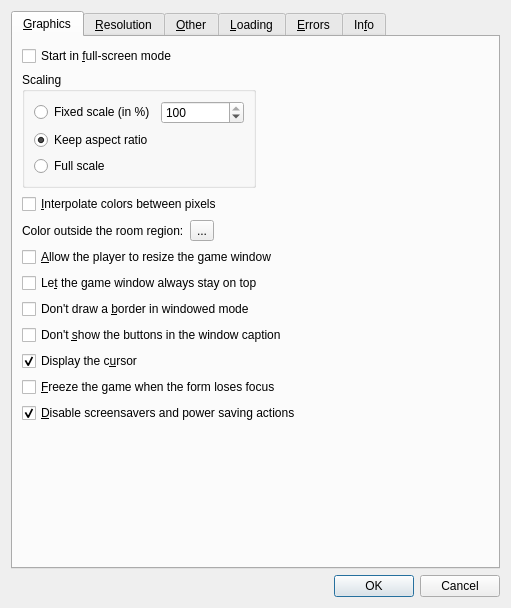
<?xml version="1.0" encoding="UTF-8"?>
<ui version="4.0">
 <class>GlobalGameSettingsDialog</class>
 <widget class="QDialog" name="GlobalGameSettingsDialog">
  <property name="geometry">
   <rect>
    <x>0</x>
    <y>0</y>
    <width>511</width>
    <height>608</height>
   </rect>
  </property>
  <property name="windowTitle">
   <string>Global Game Settings</string>
  </property>
  <layout class="QVBoxLayout" name="verticalLayout" stretch="1,0">
   <item>
    <widget class="QTabWidget" name="tabWidgetResolution">
     <property name="currentIndex">
      <number>0</number>
     </property>
     <widget class="QWidget" name="tabGraphics">
      <attribute name="title">
       <string>&amp;Graphics</string>
      </attribute>
      <layout class="QVBoxLayout" name="verticalLayout_2">
       <item>
        <widget class="QCheckBox" name="checkBoxFullscreen">
         <property name="text">
          <string>Start in &amp;full-screen mode</string>
         </property>
        </widget>
       </item>
       <item>
        <layout class="QHBoxLayout" name="horizontalLayout_2" stretch="1,1">
         <item>
          <widget class="QGroupBox" name="groupBoxScaling">
           <property name="title">
            <string>Scaling</string>
           </property>
           <layout class="QVBoxLayout" name="verticalLayout_3">
            <item>
             <layout class="QHBoxLayout" name="horizontalLayout_4">
              <item>
               <widget class="QRadioButton" name="radioButtonFixedScale">
                <property name="text">
                 <string>Fixed scale (in %)</string>
                </property>
               </widget>
              </item>
              <item>
               <widget class="QSpinBox" name="spinBox">
                <property name="maximum">
                 <number>100</number>
                </property>
                <property name="value">
                 <number>100</number>
                </property>
               </widget>
              </item>
             </layout>
            </item>
            <item>
             <widget class="QRadioButton" name="radioButtonKeepAspectRatio">
              <property name="text">
               <string>Keep aspect ratio</string>
              </property>
              <property name="checked">
               <bool>true</bool>
              </property>
             </widget>
            </item>
            <item>
             <widget class="QRadioButton" name="radioButtonFullScale">
              <property name="text">
               <string>Full scale</string>
              </property>
             </widget>
            </item>
           </layout>
          </widget>
         </item>
         <item>
          <spacer name="horizontalSpacer_2">
           <property name="orientation">
            <enum>Qt::Horizontal</enum>
           </property>
           <property name="sizeHint" stdset="0">
            <size>
             <width>40</width>
             <height>20</height>
            </size>
           </property>
          </spacer>
         </item>
        </layout>
       </item>
       <item>
        <widget class="QCheckBox" name="checkBoxInterpolateColors">
         <property name="text">
          <string>&amp;Interpolate colors between pixels</string>
         </property>
        </widget>
       </item>
       <item>
        <layout class="QHBoxLayout" name="horizontalLayout">
         <item>
          <widget class="QLabel" name="labelColorOutsideRoom">
           <property name="text">
            <string>Color outside the room region:</string>
           </property>
           <property name="buddy">
            <cstring>toolButtonColorOutside</cstring>
           </property>
          </widget>
         </item>
         <item>
          <widget class="QToolButton" name="toolButtonColorOutside">
           <property name="text">
            <string>...</string>
           </property>
          </widget>
         </item>
         <item>
          <spacer name="horizontalSpacer">
           <property name="orientation">
            <enum>Qt::Horizontal</enum>
           </property>
           <property name="sizeHint" stdset="0">
            <size>
             <width>40</width>
             <height>20</height>
            </size>
           </property>
          </spacer>
         </item>
        </layout>
       </item>
       <item>
        <widget class="QCheckBox" name="checkBoxAllowResize">
         <property name="text">
          <string>&amp;Allow the player to resize the game window</string>
         </property>
        </widget>
       </item>
       <item>
        <widget class="QCheckBox" name="checkBoxAlwaysOntop">
         <property name="text">
          <string>Le&amp;t the game window always stay on top</string>
         </property>
        </widget>
       </item>
       <item>
        <widget class="QCheckBox" name="checkBoxNoBorder">
         <property name="text">
          <string>Don't draw a &amp;border in windowed mode</string>
         </property>
        </widget>
       </item>
       <item>
        <widget class="QCheckBox" name="checkBoxNoWindowButtons">
         <property name="text">
          <string>Don't &amp;show the buttons in the window caption</string>
         </property>
        </widget>
       </item>
       <item>
        <widget class="QCheckBox" name="checkBoxDisplayCursor">
         <property name="text">
          <string>Display the c&amp;ursor</string>
         </property>
         <property name="checked">
          <bool>true</bool>
         </property>
        </widget>
       </item>
       <item>
        <widget class="QCheckBox" name="checkBoxFreezeOnFocusLost">
         <property name="text">
          <string>&amp;Freeze the game when the form loses focus</string>
         </property>
        </widget>
       </item>
       <item>
        <widget class="QCheckBox" name="checkBoxDisableScreensavers">
         <property name="text">
          <string>&amp;Disable screensavers and power saving actions</string>
         </property>
         <property name="checked">
          <bool>true</bool>
         </property>
        </widget>
       </item>
       <item>
        <spacer name="verticalSpacer">
         <property name="orientation">
          <enum>Qt::Vertical</enum>
         </property>
         <property name="sizeHint" stdset="0">
          <size>
           <width>20</width>
           <height>40</height>
          </size>
         </property>
        </spacer>
       </item>
      </layout>
     </widget>
     <widget class="QWidget" name="tabResolution">
      <attribute name="title">
       <string>&amp;Resolution</string>
      </attribute>
      <layout class="QVBoxLayout" name="verticalLayout_7">
       <item>
        <widget class="QCheckBox" name="checkBoxResolution">
         <property name="text">
          <string>Set the &amp;resolution of the screen</string>
         </property>
        </widget>
       </item>
       <item>
        <widget class="QWidget" name="widgetResolution" native="true">
         <property name="visible">
          <bool>false</bool>
         </property>
         <layout class="QHBoxLayout" name="horizontalLayoutResolution">
          <item>
           <layout class="QVBoxLayout" name="verticalLayoutColorDepth">
            <item>
             <widget class="QGroupBox" name="groupBoxColorDepth">
              <property name="title">
               <string>Color Depth</string>
              </property>
              <layout class="QVBoxLayout" name="verticalLayout_8">
               <item>
                <widget class="QRadioButton" name="radioButtonColorDepthNoChange">
                 <property name="text">
                  <string>No Change</string>
                 </property>
                 <property name="checked">
                  <bool>true</bool>
                 </property>
                </widget>
               </item>
               <item>
                <widget class="QRadioButton" name="radioButtonColorDepth16Bit">
                 <property name="text">
                  <string>16-bit</string>
                 </property>
                </widget>
               </item>
               <item>
                <widget class="QRadioButton" name="radioButtonColorDepth32Bit">
                 <property name="text">
                  <string>32-bit</string>
                 </property>
                </widget>
               </item>
              </layout>
             </widget>
            </item>
            <item>
             <spacer name="verticalSpacerColorDepth">
              <property name="orientation">
               <enum>Qt::Vertical</enum>
              </property>
              <property name="sizeHint" stdset="0">
               <size>
                <width>20</width>
                <height>40</height>
               </size>
              </property>
             </spacer>
            </item>
           </layout>
          </item>
          <item>
           <layout class="QVBoxLayout" name="verticalLayoutResolution">
            <item>
             <widget class="QGroupBox" name="groupBoxResolution">
              <property name="title">
               <string>Resolution</string>
              </property>
              <layout class="QVBoxLayout" name="verticalLayout_9">
               <item>
                <widget class="QRadioButton" name="radioButtonResolutionNoChange">
                 <property name="text">
                  <string>No Change</string>
                 </property>
                 <property name="checked">
                  <bool>true</bool>
                 </property>
                </widget>
               </item>
               <item>
                <widget class="QRadioButton" name="radioButtonResolution320x240">
                 <property name="text">
                  <string>320x240</string>
                 </property>
                </widget>
               </item>
               <item>
                <widget class="QRadioButton" name="radioButtonResolution640x480">
                 <property name="text">
                  <string>640x480</string>
                 </property>
                </widget>
               </item>
               <item>
                <widget class="QRadioButton" name="radioButtonResolution800x600">
                 <property name="text">
                  <string>800x600</string>
                 </property>
                </widget>
               </item>
               <item>
                <widget class="QRadioButton" name="radioButtonResolution1024x768">
                 <property name="text">
                  <string>1024x768</string>
                 </property>
                </widget>
               </item>
               <item>
                <widget class="QRadioButton" name="radioButtonResolution1280x1024">
                 <property name="text">
                  <string>1280x1024</string>
                 </property>
                </widget>
               </item>
               <item>
                <widget class="QRadioButton" name="radioButtonResolution1600x1200">
                 <property name="text">
                  <string>RadioButton</string>
                 </property>
                </widget>
               </item>
              </layout>
             </widget>
            </item>
            <item>
             <spacer name="verticalSpacerResolution">
              <property name="orientation">
               <enum>Qt::Vertical</enum>
              </property>
              <property name="sizeHint" stdset="0">
               <size>
                <width>20</width>
                <height>40</height>
               </size>
              </property>
             </spacer>
            </item>
           </layout>
          </item>
          <item>
           <layout class="QVBoxLayout" name="verticalLayoutFrequency">
            <item>
             <widget class="QGroupBox" name="groupBoxFrequency">
              <property name="title">
               <string>Frequency</string>
              </property>
              <layout class="QVBoxLayout" name="verticalLayout_10">
               <item>
                <widget class="QRadioButton" name="radioButtonFrequencyNoChange">
                 <property name="text">
                  <string>No Change</string>
                 </property>
                 <property name="checked">
                  <bool>true</bool>
                 </property>
                </widget>
               </item>
               <item>
                <widget class="QRadioButton" name="radioButtonFrequency60">
                 <property name="text">
                  <string>60</string>
                 </property>
                </widget>
               </item>
               <item>
                <widget class="QRadioButton" name="radioButtonFrequency70">
                 <property name="text">
                  <string>70</string>
                 </property>
                </widget>
               </item>
               <item>
                <widget class="QRadioButton" name="radioButtonFrequency85">
                 <property name="text">
                  <string>85</string>
                 </property>
                </widget>
               </item>
               <item>
                <widget class="QRadioButton" name="radioButtonFrequency100">
                 <property name="text">
                  <string>100</string>
                 </property>
                </widget>
               </item>
               <item>
                <widget class="QRadioButton" name="radioButtonFrequency120">
                 <property name="text">
                  <string>120</string>
                 </property>
                </widget>
               </item>
              </layout>
             </widget>
            </item>
            <item>
             <spacer name="verticalSpacerFrequency">
              <property name="orientation">
               <enum>Qt::Vertical</enum>
              </property>
              <property name="sizeHint" stdset="0">
               <size>
                <width>20</width>
                <height>40</height>
               </size>
              </property>
             </spacer>
            </item>
           </layout>
          </item>
         </layout>
        </widget>
       </item>
       <item>
        <widget class="QCheckBox" name="checkBoxVsync">
         <property name="text">
          <string>&amp;Use synchronization to avoid tearing</string>
         </property>
        </widget>
       </item>
       <item>
        <spacer name="verticalSpacer_2">
         <property name="orientation">
          <enum>Qt::Vertical</enum>
         </property>
         <property name="sizeHint" stdset="0">
          <size>
           <width>20</width>
           <height>138</height>
          </size>
         </property>
        </spacer>
       </item>
      </layout>
     </widget>
     <widget class="QWidget" name="tabOther">
      <attribute name="title">
       <string>&amp;Other</string>
      </attribute>
      <layout class="QVBoxLayout" name="verticalLayout_4">
       <item>
        <widget class="QGroupBox" name="groupBoxDefaultKeys">
         <property name="title">
          <string>Default Keys</string>
         </property>
         <layout class="QVBoxLayout" name="verticalLayout_5">
          <item>
           <widget class="QCheckBox" name="checkBoxEscEndGame">
            <property name="text">
             <string>Let &lt;Esc&gt; en&amp;d the game</string>
            </property>
            <property name="checked">
             <bool>true</bool>
            </property>
           </widget>
          </item>
          <item>
           <layout class="QHBoxLayout" name="horizontalLayout_7" stretch="0,1">
            <item>
             <spacer name="horizontalSpacer_3">
              <property name="orientation">
               <enum>Qt::Horizontal</enum>
              </property>
              <property name="sizeHint" stdset="0">
               <size>
                <width>40</width>
                <height>20</height>
               </size>
              </property>
             </spacer>
            </item>
            <item>
             <widget class="QCheckBox" name="checkBoxTreatCloseAsEsc">
              <property name="text">
               <string>&amp;Treat the close button as &lt;Esc&gt; key</string>
              </property>
              <property name="checked">
               <bool>true</bool>
              </property>
             </widget>
            </item>
           </layout>
          </item>
          <item>
           <widget class="QCheckBox" name="checkBoxF1ShowGameInfo">
            <property name="text">
             <string>Let &lt;F1&gt; show the game i&amp;nformation</string>
            </property>
            <property name="checked">
             <bool>true</bool>
            </property>
           </widget>
          </item>
          <item>
           <widget class="QCheckBox" name="checkBoxF4SwitchScreenMode">
            <property name="text">
             <string>Let &lt;F4&gt; s&amp;witch between screen modes</string>
            </property>
            <property name="checked">
             <bool>true</bool>
            </property>
           </widget>
          </item>
          <item>
           <widget class="QCheckBox" name="checkBoxEnableSavestates">
            <property name="text">
             <string>Let &lt;F5&gt; s&amp;ave the game and &lt;F6&gt; load a game</string>
            </property>
            <property name="checked">
             <bool>true</bool>
            </property>
           </widget>
          </item>
          <item>
           <widget class="QCheckBox" name="checkBoxF9Screenshot">
            <property name="text">
             <string>Let &lt;F9&gt; take a &amp;screenshot of the game</string>
            </property>
            <property name="checked">
             <bool>true</bool>
            </property>
           </widget>
          </item>
         </layout>
        </widget>
       </item>
       <item>
        <widget class="QGroupBox" name="groupBoxGameProcessPriority">
         <property name="title">
          <string>Game Process Priority</string>
         </property>
         <layout class="QHBoxLayout" name="horizontalLayout_3">
          <item>
           <widget class="QRadioButton" name="radioButtonPriorityNormal">
            <property name="text">
             <string>Normal</string>
            </property>
            <property name="checked">
             <bool>true</bool>
            </property>
           </widget>
          </item>
          <item>
           <widget class="QRadioButton" name="radioButtonPriorityHigh">
            <property name="text">
             <string>High</string>
            </property>
           </widget>
          </item>
          <item>
           <widget class="QRadioButton" name="radioButtonPriorityHighest">
            <property name="text">
             <string>Highest</string>
            </property>
           </widget>
          </item>
         </layout>
        </widget>
       </item>
       <item>
        <widget class="QGroupBox" name="groupBoxVersionInformation">
         <property name="title">
          <string>Version Information</string>
         </property>
         <layout class="QVBoxLayout" name="verticalLayout_6">
          <item>
           <layout class="QHBoxLayout" name="horizontalLayout_5">
            <item>
             <widget class="QLabel" name="labelMajor">
              <property name="text">
               <string>Major</string>
              </property>
              <property name="buddy">
               <cstring>spinBoxMajor</cstring>
              </property>
             </widget>
            </item>
            <item>
             <widget class="QSpinBox" name="spinBoxMajor">
              <property name="value">
               <number>1</number>
              </property>
             </widget>
            </item>
            <item>
             <widget class="QLabel" name="labelMinor">
              <property name="text">
               <string>Minor</string>
              </property>
              <property name="buddy">
               <cstring>spinBoxMinor</cstring>
              </property>
             </widget>
            </item>
            <item>
             <widget class="QSpinBox" name="spinBoxMinor"/>
            </item>
            <item>
             <widget class="QLabel" name="labelRelease">
              <property name="text">
               <string>Release</string>
              </property>
              <property name="buddy">
               <cstring>spinBoxRelease</cstring>
              </property>
             </widget>
            </item>
            <item>
             <widget class="QSpinBox" name="spinBoxRelease"/>
            </item>
            <item>
             <widget class="QLabel" name="labelBuild">
              <property name="text">
               <string>Build</string>
              </property>
              <property name="buddy">
               <cstring>spinBoxBuild</cstring>
              </property>
             </widget>
            </item>
            <item>
             <widget class="QSpinBox" name="spinBoxBuild"/>
            </item>
           </layout>
          </item>
          <item>
           <layout class="QFormLayout" name="formLayout">
            <item row="0" column="0">
             <widget class="QLabel" name="labelCompany">
              <property name="text">
               <string>Company</string>
              </property>
              <property name="buddy">
               <cstring>lineEditCompany</cstring>
              </property>
             </widget>
            </item>
            <item row="0" column="1">
             <widget class="QLineEdit" name="lineEditCompany"/>
            </item>
            <item row="1" column="0">
             <widget class="QLabel" name="labelProduct">
              <property name="text">
               <string>Product</string>
              </property>
              <property name="buddy">
               <cstring>lineEditProduct</cstring>
              </property>
             </widget>
            </item>
            <item row="1" column="1">
             <widget class="QLineEdit" name="lineEditProduct"/>
            </item>
            <item row="2" column="0">
             <widget class="QLabel" name="labelCopyright">
              <property name="text">
               <string>Copyright</string>
              </property>
              <property name="buddy">
               <cstring>lineEditCopyright</cstring>
              </property>
             </widget>
            </item>
            <item row="2" column="1">
             <widget class="QLineEdit" name="lineEditCopyright"/>
            </item>
            <item row="3" column="0">
             <widget class="QLabel" name="labelDescription">
              <property name="text">
               <string>Description</string>
              </property>
              <property name="buddy">
               <cstring>lineEditDescription</cstring>
              </property>
             </widget>
            </item>
            <item row="3" column="1">
             <widget class="QLineEdit" name="lineEditDescription"/>
            </item>
           </layout>
          </item>
         </layout>
        </widget>
       </item>
      </layout>
     </widget>
     <widget class="QWidget" name="tabLoading">
      <attribute name="title">
       <string>&amp;Loading</string>
      </attribute>
      <layout class="QVBoxLayout" name="verticalLayout_13">
       <item>
        <widget class="QCheckBox" name="checkBoxCustomLoader">
         <property name="text">
          <string>Show your own i&amp;mage while loading</string>
         </property>
        </widget>
       </item>
       <item>
        <layout class="QHBoxLayout" name="horizontalLayout_8" stretch="0,0,1">
         <item>
          <spacer name="horizontalSpacer_5">
           <property name="orientation">
            <enum>Qt::Horizontal</enum>
           </property>
           <property name="sizeHint" stdset="0">
            <size>
             <width>40</width>
             <height>20</height>
            </size>
           </property>
          </spacer>
         </item>
         <item>
          <layout class="QVBoxLayout" name="verticalLayout_12">
           <item>
            <layout class="QHBoxLayout" name="horizontalLayout_9">
             <item>
              <widget class="QPushButton" name="pushButtonChangeLoadingImage">
               <property name="text">
                <string>Ch&amp;ange Image</string>
               </property>
              </widget>
             </item>
             <item>
              <spacer name="horizontalSpacer_6">
               <property name="orientation">
                <enum>Qt::Horizontal</enum>
               </property>
               <property name="sizeHint" stdset="0">
                <size>
                 <width>40</width>
                 <height>20</height>
                </size>
               </property>
              </spacer>
             </item>
            </layout>
           </item>
           <item>
            <widget class="QCheckBox" name="checkBoxLoadingImageTransparent">
             <property name="text">
              <string>Make image partially transparent</string>
             </property>
            </widget>
           </item>
           <item>
            <layout class="QHBoxLayout" name="horizontalLayout_10">
             <item>
              <widget class="QLabel" name="label">
               <property name="text">
                <string>Make translucent with &amp;alpha value:</string>
               </property>
               <property name="buddy">
                <cstring>spinBoxLoadingImageAlpha</cstring>
               </property>
              </widget>
             </item>
             <item>
              <widget class="QSpinBox" name="spinBoxLoadingImageAlpha">
               <property name="maximum">
                <number>255</number>
               </property>
               <property name="value">
                <number>255</number>
               </property>
              </widget>
             </item>
            </layout>
           </item>
          </layout>
         </item>
         <item>
          <spacer name="horizontalSpacer_7">
           <property name="orientation">
            <enum>Qt::Horizontal</enum>
           </property>
           <property name="sizeHint" stdset="0">
            <size>
             <width>40</width>
             <height>20</height>
            </size>
           </property>
          </spacer>
         </item>
        </layout>
       </item>
       <item>
        <widget class="QGroupBox" name="groupBox">
         <property name="title">
          <string/>
         </property>
         <layout class="QVBoxLayout" name="verticalLayout_11">
          <item>
           <widget class="QRadioButton" name="radioButtonProgressbarNone">
            <property name="text">
             <string>No loading progress bar</string>
            </property>
           </widget>
          </item>
          <item>
           <widget class="QRadioButton" name="radioButtonProgressbaDefault">
            <property name="text">
             <string>Default loading progress bar</string>
            </property>
            <property name="checked">
             <bool>true</bool>
            </property>
           </widget>
          </item>
          <item>
           <widget class="QRadioButton" name="radioButtonProgressbarCustom">
            <property name="text">
             <string>Own loading progress bar</string>
            </property>
           </widget>
          </item>
          <item>
           <layout class="QHBoxLayout" name="horizontalLayout_6" stretch="0,0,1">
            <item>
             <spacer name="horizontalSpacer_4">
              <property name="orientation">
               <enum>Qt::Horizontal</enum>
              </property>
              <property name="sizeHint" stdset="0">
               <size>
                <width>40</width>
                <height>20</height>
               </size>
              </property>
             </spacer>
            </item>
            <item>
             <layout class="QVBoxLayout" name="verticalLayout_14">
              <item>
               <widget class="QWidget" name="widgetCustomProgressBar" native="true">
                <property name="visible">
                 <bool>false</bool>
                </property>
                <layout class="QHBoxLayout" name="horizontalLayout_13">
                 <item>
                  <widget class="QPushButton" name="pushButton">
                   <property name="text">
                    <string>&amp;Back Image</string>
                   </property>
                  </widget>
                 </item>
                 <item>
                  <widget class="QPushButton" name="pushButton_2">
                   <property name="text">
                    <string>&amp;Front Image</string>
                   </property>
                  </widget>
                 </item>
                </layout>
               </widget>
              </item>
              <item>
               <widget class="QCheckBox" name="checkBoxProgressbarScale">
                <property name="text">
                 <string>Scale progress bar image</string>
                </property>
               </widget>
              </item>
             </layout>
            </item>
            <item>
             <spacer name="horizontalSpacer_10">
              <property name="orientation">
               <enum>Qt::Horizontal</enum>
              </property>
              <property name="sizeHint" stdset="0">
               <size>
                <width>40</width>
                <height>20</height>
               </size>
              </property>
             </spacer>
            </item>
           </layout>
          </item>
         </layout>
        </widget>
       </item>
       <item>
        <layout class="QHBoxLayout" name="horizontalLayout_11">
         <item>
          <widget class="QLabel" name="labelGameIcon">
           <property name="text">
            <string>Game Icon:</string>
           </property>
          </widget>
         </item>
         <item>
          <widget class="QLabel" name="labelGameIconDisplay">
           <property name="text">
            <string>TextLabel</string>
           </property>
          </widget>
         </item>
         <item>
          <widget class="QPushButton" name="pushButtonChangeIcon">
           <property name="text">
            <string>PushButton</string>
           </property>
          </widget>
         </item>
         <item>
          <spacer name="horizontalSpacer_8">
           <property name="orientation">
            <enum>Qt::Horizontal</enum>
           </property>
           <property name="sizeHint" stdset="0">
            <size>
             <width>40</width>
             <height>20</height>
            </size>
           </property>
          </spacer>
         </item>
        </layout>
       </item>
       <item>
        <layout class="QHBoxLayout" name="horizontalLayout_12">
         <item>
          <widget class="QLabel" name="labelGameIdentifier">
           <property name="text">
            <string>Ga&amp;me Identifier:</string>
           </property>
          </widget>
         </item>
         <item>
          <widget class="QSpinBox" name="spinBox_2"/>
         </item>
         <item>
          <spacer name="horizontalSpacer_9">
           <property name="orientation">
            <enum>Qt::Horizontal</enum>
           </property>
           <property name="sizeHint" stdset="0">
            <size>
             <width>40</width>
             <height>20</height>
            </size>
           </property>
          </spacer>
         </item>
        </layout>
       </item>
       <item>
        <spacer name="verticalSpacer_4">
         <property name="orientation">
          <enum>Qt::Vertical</enum>
         </property>
         <property name="sizeHint" stdset="0">
          <size>
           <width>20</width>
           <height>40</height>
          </size>
         </property>
        </spacer>
       </item>
      </layout>
     </widget>
     <widget class="QWidget" name="tabErrors">
      <attribute name="title">
       <string>&amp;Errors</string>
      </attribute>
      <layout class="QVBoxLayout" name="verticalLayout_15">
       <item>
        <widget class="QCheckBox" name="checkBoxDisplayErrorMessages">
         <property name="text">
          <string>&amp;Display error messages</string>
         </property>
        </widget>
       </item>
       <item>
        <widget class="QCheckBox" name="checkBoxWriteErrorMessages">
         <property name="text">
          <string>&amp;Write error messages to game_errors.log</string>
         </property>
        </widget>
       </item>
       <item>
        <widget class="QCheckBox" name="checkBoxAbortOnAllErrorMessages">
         <property name="text">
          <string>&amp;Abort on all error messages</string>
         </property>
        </widget>
       </item>
       <item>
        <widget class="QCheckBox" name="checkBoxTreatUninitalizedVariablesAs0">
         <property name="text">
          <string>&amp;Treat uninitialized variables as value 0</string>
         </property>
        </widget>
       </item>
       <item>
        <widget class="QCheckBox" name="checkBoxThrowAnErrorWhenArgumentsArentInitializedCorrectly">
         <property name="text">
          <string>Throw an error when arguments aren't initialized correctly</string>
         </property>
        </widget>
       </item>
       <item>
        <spacer name="verticalSpacer_3">
         <property name="orientation">
          <enum>Qt::Vertical</enum>
         </property>
         <property name="sizeHint" stdset="0">
          <size>
           <width>20</width>
           <height>40</height>
          </size>
         </property>
        </spacer>
       </item>
      </layout>
     </widget>
     <widget class="QWidget" name="tabInfo">
      <attribute name="title">
       <string>In&amp;fo</string>
      </attribute>
      <layout class="QVBoxLayout" name="verticalLayout_16">
       <item>
        <layout class="QFormLayout" name="formLayout_2">
         <item row="0" column="0">
          <widget class="QLabel" name="labelAuthor">
           <property name="text">
            <string>Author:</string>
           </property>
           <property name="buddy">
            <cstring>lineEditAuthor</cstring>
           </property>
          </widget>
         </item>
         <item row="0" column="1">
          <widget class="QLineEdit" name="lineEditAuthor"/>
         </item>
         <item row="1" column="0">
          <widget class="QLabel" name="labelVersion">
           <property name="text">
            <string>Version:</string>
           </property>
           <property name="buddy">
            <cstring>lineEditVersion</cstring>
           </property>
          </widget>
         </item>
         <item row="1" column="1">
          <widget class="QLineEdit" name="lineEditVersion">
           <property name="text">
            <string>100</string>
           </property>
          </widget>
         </item>
         <item row="2" column="0">
          <widget class="QLabel" name="labelLastChanged">
           <property name="text">
            <string>Last Changed:</string>
           </property>
           <property name="buddy">
            <cstring>dateTimeEditLastChanged</cstring>
           </property>
          </widget>
         </item>
         <item row="2" column="1">
          <widget class="QDateTimeEdit" name="dateTimeEditLastChanged"/>
         </item>
        </layout>
       </item>
       <item>
        <widget class="QLabel" name="labelInformation">
         <property name="text">
          <string>Information:</string>
         </property>
         <property name="buddy">
          <cstring>plainTextEditInformation</cstring>
         </property>
        </widget>
       </item>
       <item>
        <widget class="QPlainTextEdit" name="plainTextEditInformation"/>
       </item>
      </layout>
     </widget>
    </widget>
   </item>
   <item>
    <widget class="QDialogButtonBox" name="buttonBox">
     <property name="standardButtons">
      <set>QDialogButtonBox::Cancel|QDialogButtonBox::Ok</set>
     </property>
    </widget>
   </item>
  </layout>
 </widget>
 <resources/>
 <connections>
  <connection>
   <sender>buttonBox</sender>
   <signal>accepted()</signal>
   <receiver>GlobalGameSettingsDialog</receiver>
   <slot>accept()</slot>
   <hints>
    <hint type="sourcelabel">
     <x>193</x>
     <y>598</y>
    </hint>
    <hint type="destinationlabel">
     <x>184</x>
     <y>263</y>
    </hint>
   </hints>
  </connection>
  <connection>
   <sender>buttonBox</sender>
   <signal>rejected()</signal>
   <receiver>GlobalGameSettingsDialog</receiver>
   <slot>reject()</slot>
   <hints>
    <hint type="sourcelabel">
     <x>193</x>
     <y>598</y>
    </hint>
    <hint type="destinationlabel">
     <x>184</x>
     <y>263</y>
    </hint>
   </hints>
  </connection>
  <connection>
   <sender>checkBoxResolution</sender>
   <signal>toggled(bool)</signal>
   <receiver>widgetResolution</receiver>
   <slot>setVisible(bool)</slot>
   <hints>
    <hint type="sourcelabel">
     <x>255</x>
     <y>59</y>
    </hint>
    <hint type="destinationlabel">
     <x>110</x>
     <y>68</y>
    </hint>
   </hints>
  </connection>
  <connection>
   <sender>radioButtonProgressbarCustom</sender>
   <signal>toggled(bool)</signal>
   <receiver>widgetCustomProgressBar</receiver>
   <slot>setVisible(bool)</slot>
   <hints>
    <hint type="sourcelabel">
     <x>255</x>
     <y>267</y>
    </hint>
    <hint type="destinationlabel">
     <x>173</x>
     <y>309</y>
    </hint>
   </hints>
  </connection>
 </connections>
</ui>
